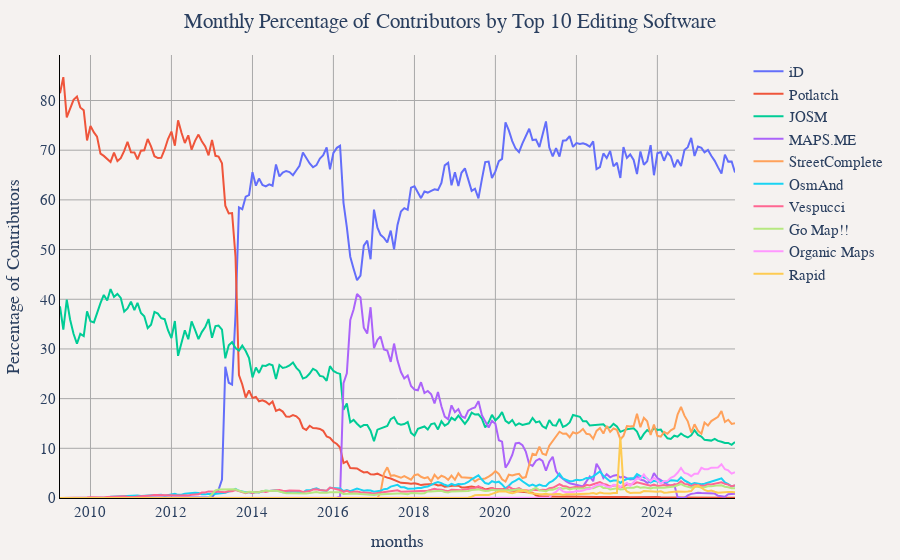

Source (notebook cell):
### Markdown cell above
## Monthly Percentage of Contributors by Top 10 Editing Software

### Code cell
df = duckdb.sql("""
WITH top_software AS (
	SELECT created_by
	FROM (
		SELECT
			created_by,
			COUNT(DISTINCT user_name) as total_contributors
		FROM '../changeset_data/year=*/month=*/*.parquet'
		WHERE created_by IS NOT NULL
		GROUP BY created_by
		ORDER BY total_contributors DESC
		LIMIT 10
	)
),
monthly_software_contributors AS (
	SELECT 
		CONCAT(year, '-', LPAD(CAST(month as VARCHAR), 2, '0')) as months,
		created_by,
		COUNT(DISTINCT user_name) as contributors
	FROM '../changeset_data/year=*/month=*/*.parquet'
	WHERE created_by IN (SELECT created_by FROM top_software)
	GROUP BY year, month, created_by
),
monthly_total_contributors AS (
	SELECT 
		CONCAT(year, '-', LPAD(CAST(month as VARCHAR), 2, '0')) as months,
		COUNT(DISTINCT user_name) as total_contributors
	FROM '../changeset_data/year=*/month=*/*.parquet'
	WHERE created_by IS NOT NULL
	GROUP BY year, month
)
SELECT 
	msc.months,
	msc.created_by,
	ROUND((msc.contributors * 100.0) / mtc.total_contributors, 2) as 'Percentage of Contributors'
FROM monthly_software_contributors msc
JOIN monthly_total_contributors mtc ON msc.months = mtc.months
ORDER BY msc.months, msc.created_by""").df()

util.show_figure(
    [
        util.FigureConfig(
            title="Monthly Percentage of Contributors by Top 10 Editing Software",
            x_col="months",
            y_col="Percentage of Contributors",
            y_unit_hover_template="%",
            group_col="created_by",
            query_or_df=df,
        ),
    ],
)

### Figure 1 — Plotly figure (JSON) as saved in the notebook; plotly's stock layout.template omitted (floating-point values rounded to 4 significant figures; data arrays with more than 128 entries replaced by an {"elided": "..."} marker saying what was removed)
{"data": [{"hovertemplate": "iD<br>%{x}<br>%{y:,} %<extra></extra>", "name": "iD", "type": "scatter", "visible": true, "x": {"elided": "201 str values"}, "y": {"elided": "201 float values"}}, {"hovertemplate": "Potlatch<br>%{x}<br>%{y:,} %<extra></extra>", "name": "Potlatch", "type": "scatter", "visible": true, "x": {"elided": "201 str values"}, "y": {"elided": "201 float values"}}, {"hovertemplate": "JOSM<br>%{x}<br>%{y:,} %<extra></extra>", "name": "JOSM", "type": "scatter", "visible": true, "x": {"elided": "201 str values"}, "y": {"elided": "201 float values"}}, {"hovertemplate": "MAPS.ME<br>%{x}<br>%{y:,} %<extra></extra>", "name": "MAPS.ME", "type": "scatter", "visible": true, "x": {"elided": "201 str values"}, "y": {"elided": "201 float values"}}, {"hovertemplate": "StreetComplete<br>%{x}<br>%{y:,} %<extra></extra>", "name": "StreetComplete", "type": "scatter", "visible": true, "x": {"elided": "201 str values"}, "y": {"elided": "201 float values"}}, {"hovertemplate": "OsmAnd<br>%{x}<br>%{y:,} %<extra></extra>", "name": "OsmAnd", "type": "scatter", "visible": true, "x": {"elided": "201 str values"}, "y": {"elided": "201 float values"}}, {"hovertemplate": "Vespucci<br>%{x}<br>%{y:,} %<extra></extra>", "name": "Vespucci", "type": "scatter", "visible": true, "x": {"elided": "201 str values"}, "y": {"elided": "201 float values"}}, {"hovertemplate": "Go Map!!<br>%{x}<br>%{y:,} %<extra></extra>", "name": "Go Map!!", "type": "scatter", "visible": true, "x": {"elided": "201 str values"}, "y": {"elided": "201 float values"}}, {"hovertemplate": "Organic Maps<br>%{x}<br>%{y:,} %<extra></extra>", "name": "Organic Maps", "type": "scatter", "visible": true, "x": {"elided": "201 str values"}, "y": {"elided": "201 float values"}}, {"hovertemplate": "Rapid<br>%{x}<br>%{y:,} %<extra></extra>", "name": "Rapid", "type": "scatter", "visible": true, "x": {"elided": "201 str values"}, "y": {"elided": "201 float values"}}], "layout": {"barmode": "stack", "font": {"family": "Times", "size": 15}, "margin": {"b": 55, "l": 55, "r": 55, "t": 55}, "paper_bgcolor": "#f5f2f0", "plot_bgcolor": "#f5f2f0", "title": {"text": "Monthly Percentage of Contributors by Top 10 Editing Software", "x": 0.5}, "xaxis": {"gridcolor": "darkgray", "linecolor": "black", "showgrid": true, "tickcolor": "black", "title": {"text": "months"}, "zerolinecolor": "darkgray"}, "yaxis": {"gridcolor": "darkgray", "linecolor": "black", "rangemode": "tozero", "showgrid": true, "tickcolor": "black", "title": {"text": "Percentage of Contributors"}, "zerolinecolor": "darkgray"}}}
